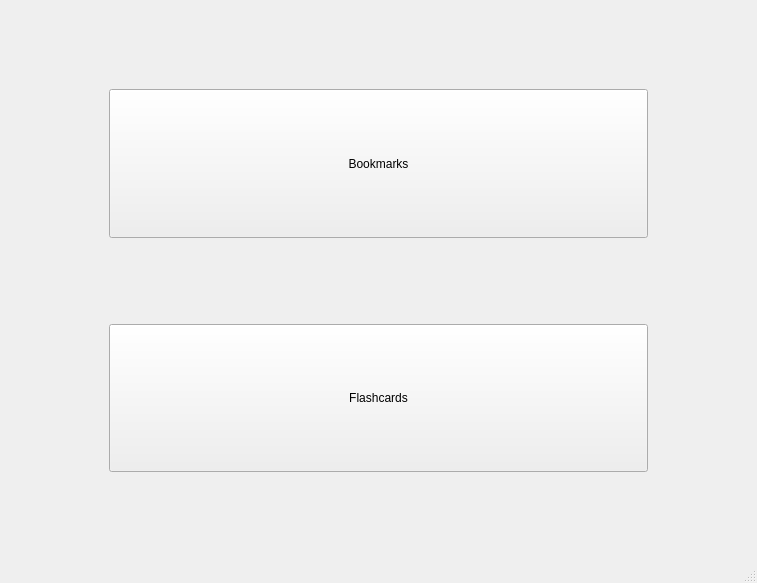
<?xml version="1.0" encoding="UTF-8"?>
<ui version="4.0">
 <class>MainWindow</class>
 <widget class="QMainWindow" name="MainWindow">
  <property name="geometry">
   <rect>
    <x>0</x>
    <y>0</y>
    <width>757</width>
    <height>583</height>
   </rect>
  </property>
  <property name="windowTitle">
   <string>MainWindow</string>
  </property>
  <widget class="QWidget" name="centralwidget">
   <layout class="QGridLayout" name="gridLayout">
    <item row="3" column="1">
     <widget class="QPushButton" name="Flashcards">
      <property name="sizePolicy">
       <sizepolicy hsizetype="Expanding" vsizetype="Expanding">
        <horstretch>0</horstretch>
        <verstretch>0</verstretch>
       </sizepolicy>
      </property>
      <property name="text">
       <string>Flashcards</string>
      </property>
     </widget>
    </item>
    <item row="1" column="1">
     <widget class="QPushButton" name="Bookmarks">
      <property name="sizePolicy">
       <sizepolicy hsizetype="Expanding" vsizetype="Expanding">
        <horstretch>0</horstretch>
        <verstretch>0</verstretch>
       </sizepolicy>
      </property>
      <property name="text">
       <string>Bookmarks</string>
      </property>
      <property name="checkable">
       <bool>false</bool>
      </property>
      <property name="autoDefault">
       <bool>false</bool>
      </property>
      <property name="default">
       <bool>false</bool>
      </property>
      <property name="flat">
       <bool>false</bool>
      </property>
     </widget>
    </item>
    <item row="2" column="2">
     <spacer name="horizontalSpacer_2">
      <property name="orientation">
       <enum>Qt::Horizontal</enum>
      </property>
      <property name="sizeType">
       <enum>QSizePolicy::Preferred</enum>
      </property>
      <property name="sizeHint" stdset="0">
       <size>
        <width>100</width>
        <height>20</height>
       </size>
      </property>
     </spacer>
    </item>
    <item row="2" column="1">
     <spacer name="verticalSpacer">
      <property name="orientation">
       <enum>Qt::Vertical</enum>
      </property>
      <property name="sizeType">
       <enum>QSizePolicy::Preferred</enum>
      </property>
      <property name="sizeHint" stdset="0">
       <size>
        <width>40</width>
        <height>80</height>
       </size>
      </property>
     </spacer>
    </item>
    <item row="2" column="0">
     <spacer name="horizontalSpacer">
      <property name="orientation">
       <enum>Qt::Horizontal</enum>
      </property>
      <property name="sizeType">
       <enum>QSizePolicy::Preferred</enum>
      </property>
      <property name="sizeHint" stdset="0">
       <size>
        <width>100</width>
        <height>0</height>
       </size>
      </property>
     </spacer>
    </item>
    <item row="0" column="1">
     <spacer name="verticalSpacer_2">
      <property name="orientation">
       <enum>Qt::Vertical</enum>
      </property>
      <property name="sizeType">
       <enum>QSizePolicy::Preferred</enum>
      </property>
      <property name="sizeHint" stdset="0">
       <size>
        <width>20</width>
        <height>80</height>
       </size>
      </property>
     </spacer>
    </item>
    <item row="4" column="1">
     <spacer name="verticalSpacer_3">
      <property name="orientation">
       <enum>Qt::Vertical</enum>
      </property>
      <property name="sizeType">
       <enum>QSizePolicy::Preferred</enum>
      </property>
      <property name="sizeHint" stdset="0">
       <size>
        <width>20</width>
        <height>80</height>
       </size>
      </property>
     </spacer>
    </item>
   </layout>
  </widget>
  <widget class="QStatusBar" name="statusbar"/>
 </widget>
 <resources/>
 <connections/>
</ui>
